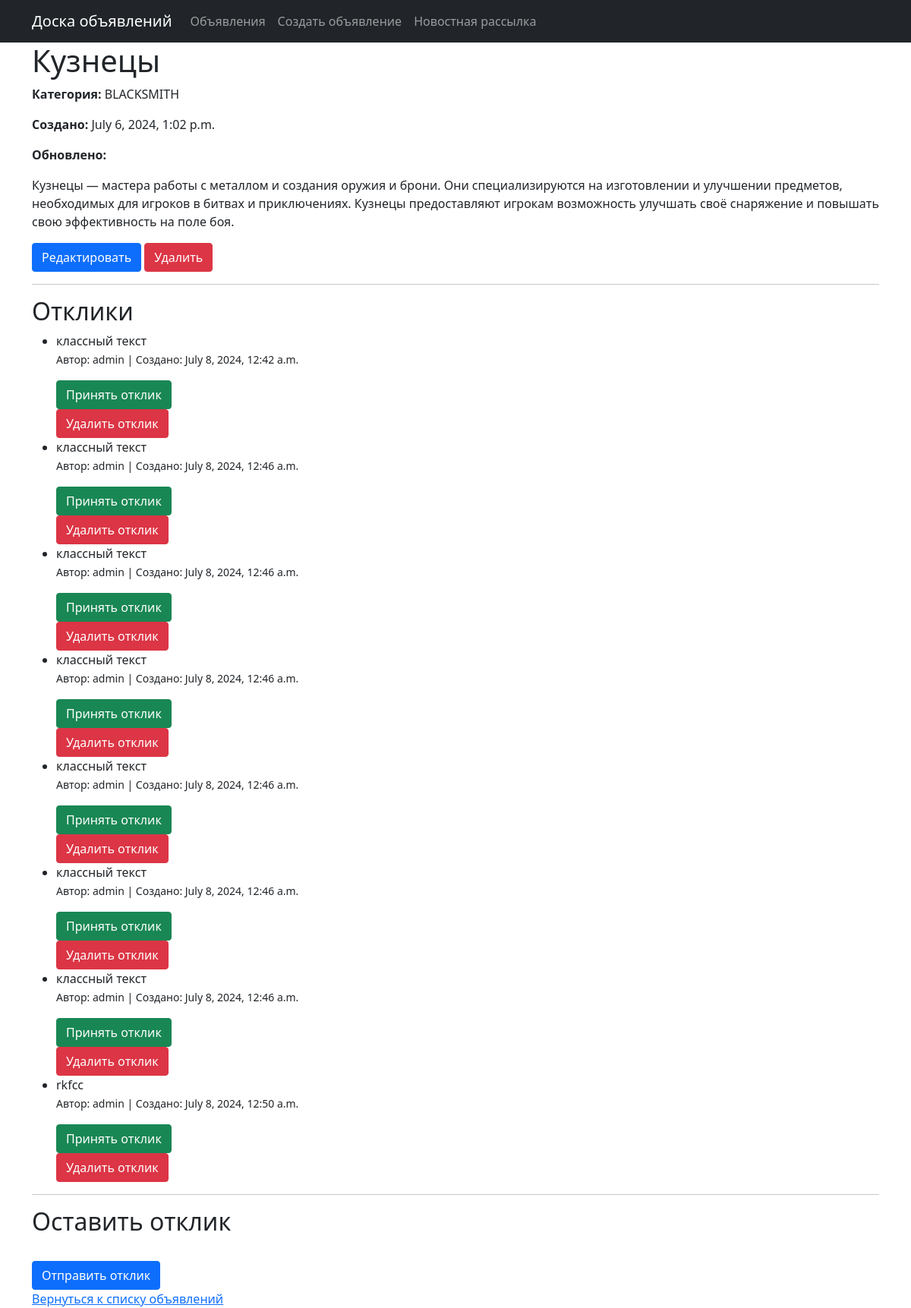
Page /ads/7/ (signed in) on the committed database.
### board/models.py (models this page shows, shortened)
class Ad(models.Model):
    CATEGORY_CHOICES = [
        ('TANK', 'Танки'),
        ('HEALER', 'Хилы'),
        ('DPS', 'ДД'),
        ('MERCHANT', 'Торговцы'),
        ('GUILDMASTER', 'Гилдмастеры'),
        ('QUESTGIVER', 'Квестгиверы'),
        ('BLACKSMITH', 'Кузнецы'),
        ('LEATHERWORKER', 'Кожевники'),
        ('POTION_MASTER', 'Зельевары'),
        ('SPELLMASTER', 'Мастера заклинаний'),
    ]
    title = models.CharField(max_length=255)
    content = CKEditor5Field('Контент')
    created_at = models.DateTimeField(auto_now_add=True)
    update_at = models.DateTimeField(auto_now=True)
    user = models.ForeignKey(CustomUser, on_delete=models.CASCADE)
    category = models.CharField(max_length=20, choices=CATEGORY_CHOICES)

class Response(models.Model):
    content = models.TextField()
    created_at = models.DateTimeField(auto_now_add=True)
    is_accepted = models.BooleanField(default = False)
    ad = models.ForeignKey(Ad, on_delete=models.CASCADE)
    user = models.ForeignKey(CustomUser, on_delete=models.CASCADE)

class CustomUser(AbstractUser):
    bio = models.TextField(blank=True, null=True)
    profile_picture = models.ImageField(upload_to='profile_pics/', blank=True, null=True)

### board/views.py (the view)
# urls.py: path('ads/<int:pk>/', AdDetail.as_view(), name='ad_detail'),
class AdDetail(DetailView):
    model = Ad
    template_name = "ad_detail.html"
    context_object_name = "ad"
    def get_context_data(self, **kwargs):
        context = super().get_context_data(**kwargs)
        context['responses'] = Response.objects.filter(ad=self.object)
        return context

### templates/ad_detail.html (shortened to what this page needs)
{% extends "flatpages/default.html" %}
{% block content %}
  <h1>{{ ad.title }}</h1>
  <p><strong>Категория:</strong> {{ ad.category }}</p>
  <p><strong>Создано:</strong> {{ ad.created_at }}</p>
  <p><strong>Обновлено:</strong> {{ ad.updated_at }}</p>
  <div>{{ ad.content|safe }}</div>
  {% if request.user == ad.user %}
    <a href="{% url 'ad_update' ad.id %}" class="btn btn-primary">Редактировать</a>
    <a href="{% url 'ad_delete' ad.id %}" class="btn btn-danger">Удалить</a>
  {% endif %}
  <hr>
  <h2>Отклики</h2>
  <ul>
    {% for response in responses %}
      <li>
        <div>{{ response.content|safe }}</div>
        <p><small>Автор: {{ response.user.username }} | Создано: {{ response.created_at }}</small></p>
        {% if request.user == ad.user %}
          {% if not response.is_accepted %}
            <form method="post" action="{% url 'response_accept' response.id %}">
              <button type="submit" class="btn btn-success">Принять отклик</button>
            </form>
          {% else %}
            <span class="badge badge-success">Принято</span>
          {% endif %}
          <form method="post" action="{% url 'response_delete' response.id %}">
            <button type="submit" class="btn btn-danger">Удалить отклик</button>
          </form>
        {% endif %}
      </li>
    {% empty %}
      <li>Пока нет откликов.</li>
    {% endfor %}
  </ul>
  <hr>
  <h2>Оставить отклик</h2>
  <form method="post" action="{% url 'response_create' ad_id=ad.pk %}">
    <div class="form-group">
    </div>
    <button type="submit" class="btn btn-primary">Отправить отклик</button>
  </form>
  <a href="{% url 'ads_list' %}">Вернуться к списку объявлений</a>
{% endblock %}

### rows in the picture
Ad: title "Кузнецы", category "BLACKSMITH", created_at "July 6, 2024, 1:02 p.m.", content "Кузнецы — мастера работы с металлом и создания оружия и брони. Они специализируются на изготовлении и улучшении предметов, необходимых для игроков в битвах и приключениях. Кузнецы предоставляют игрокам возможность улучшать своё снаряжение и повышать свою эффективность на поле боя."
Response: content "классный текст", user.username "admin", created_at "July 8, 2024, 12:42 a.m.", is_accepted "Принять отклик"
Response: content "классный текст", user.username "admin", created_at "July 8, 2024, 12:46 a.m.", is_accepted "Принять отклик"
Response: content "классный текст", user.username "admin", created_at "July 8, 2024, 12:46 a.m.", is_accepted "Принять отклик"
Response: content "классный текст", user.username "admin", created_at "July 8, 2024, 12:46 a.m.", is_accepted "Принять отклик"
Response: content "классный текст", user.username "admin", created_at "July 8, 2024, 12:46 a.m.", is_accepted "Принять отклик"
Response: content "классный текст", user.username "admin", created_at "July 8, 2024, 12:46 a.m.", is_accepted "Принять отклик"
Response: content "классный текст", user.username "admin", created_at "July 8, 2024, 12:46 a.m.", is_accepted "Принять отклик"
Response: content "rkfcc", user.username "admin", created_at "July 8, 2024, 12:50 a.m.", is_accepted "Принять отклик"
